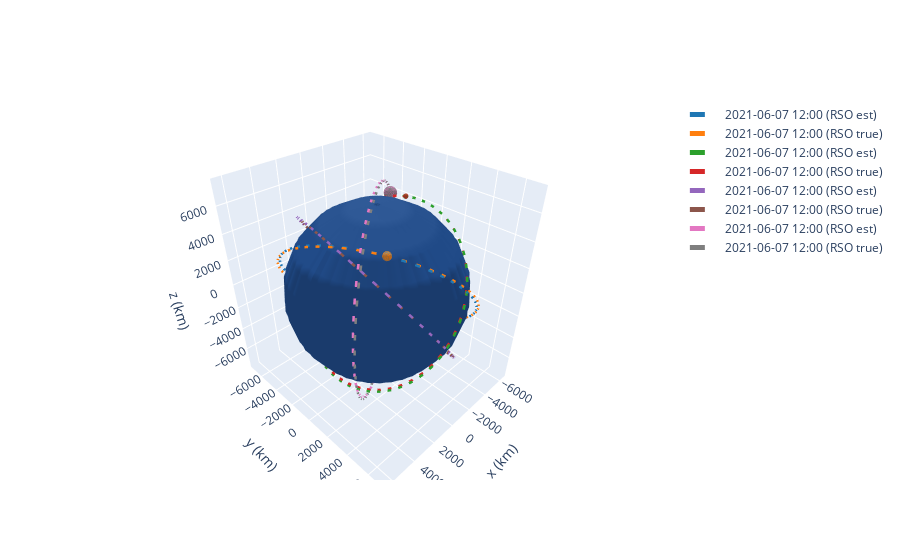

The code cell stored with this chart in its notebook:
### Markdown cell above
## Testing

### Code cell
y_hat1 = model_cnn.predict(X_lemur[['x', 'y', 'z', 'delvx', 'delvy', 'delvz']])
y_hat2 = ensamble_predict(model_p, model_e, X_lemur[['x', 'y', 'z', 'delvx', 'delvy', 'delvz']])

frame1 = OrbitPlotter3D()
for case in range(0,4):
    print('Error:', y_hat1[case,:].flatten() - y_test.iloc[case,:].values)
    epoch = time.Time('2021-06-7 12:00:00', format='iso', scale='utc')
    r_hat = np.array(y_hat1[case, 0:3].flatten(), dtype='float') + X_test.iloc[case, 0:3].values
    v_hat = np.array(y_hat1[case, 3:6].flatten(), dtype='float') + X_test.iloc[case, 3:6].values
    y_true = y_test.iloc[case,0:6].values + X_test.iloc[case, 0:6].values
    rso_estimate = Orbit.from_vectors(Earth, r_hat*u.km, v_hat*u.km/u.s, epoch)
    rso_true = Orbit.from_vectors(Earth, y_true[0:3].flatten()*u.km, y_true[3:6].flatten()*u.km/u.s, epoch)

    frame1.plot(rso_estimate, label = 'RSO est')
    frame1.plot(rso_true, label = 'RSO true')
frame1.show()
